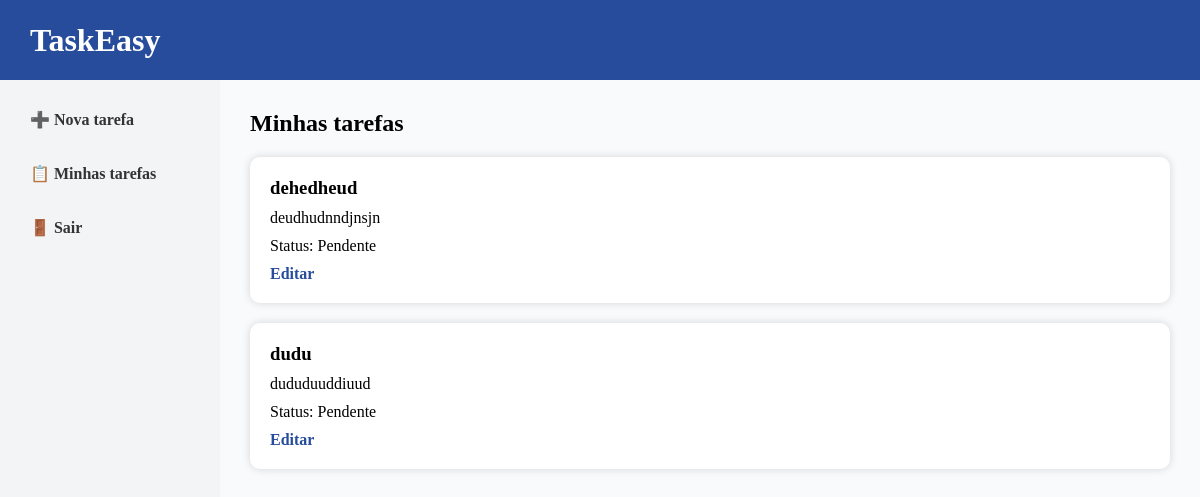
Before: /tasks/ (signed in) with the older database file.
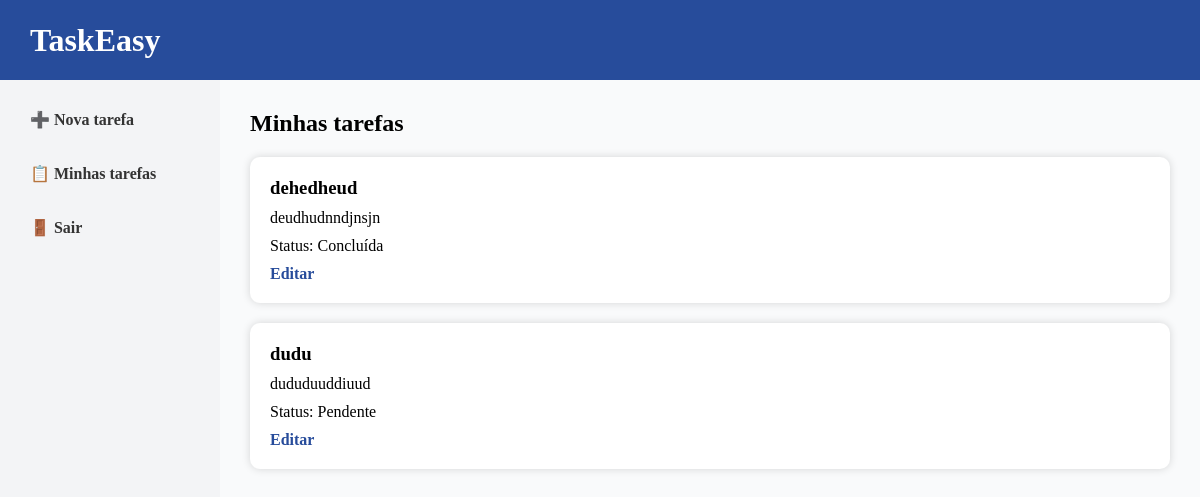
After: the same page with the newer database file.
### tasks/models.py (models this page shows, shortened)
class Task(models.Model):
    usuario = models.ForeignKey(User, on_delete = models.CASCADE)
    titulo = models.CharField(max_length = 100)
    descricao = models.TextField(blank = True)
    concluido = models.BooleanField(default = False)
    data_criacao = models.DateTimeField(auto_now_add = True)

### tasks/views.py (the view)
# urls.py: path('', views.task_list, name='task_list'),
def task_list(request):
    tarefas = Task.objects.filter(usuario=request.user)
    return render(request, 'tasks/task_list.html', {'tarefas': tarefas})

### tasks/templates/tasks/task_list.html (shortened to what this page needs)
{% load static %}
<!DOCTYPE html>
<html lang="pt-br">
<head>
    <link rel="stylesheet" href="{% static 'tasks/tasks.css' %}">
</head>
<body>
    <header>
        <h1>TaskEasy</h1>
    </header>
    <main>
        <aside>
            <a href="{% url 'task_create' %}">➕ Nova tarefa</a>
            <a href="{% url 'task_list' %}">📋 Minhas tarefas</a>
            <a href="{% url 'login' %}">🚪 Sair</a>
        </aside>
        <section>
            <h2>Minhas tarefas</h2>
            {% if tarefas %}
                {% for tarefa in tarefas %}
                <div class="card">
                    <h3>{{ tarefa.titulo }}</h3>
                    <p>{{ tarefa.descricao }}</p>
                    <p>Status:
                        {% if tarefa.concluido %}
                            Concluída
                        {% else %}
                            Pendente
                        {% endif %}
                    </p>
                    <a href="{% url 'task_edit'  tarefa.id %}">Editar</a>
                </div>
                {% endfor %}
            {% endif %}
        </section>
    </main>
</body>
</html>

### tasks/static/tasks/tasks.css (style rules this page uses)
* { margin:0; padding:0; box-sizing:border-box; }
body { background:#f9fafb; }
header { height:80px; background:#274c9b; color:white; display:flex; align-items:center; padding:0 30px; }
main { display:flex; min-height:calc(100vh - 80px); }
aside { width:220px; background:#F3F4F6; display:flex; flex-direction:column; padding:20px; gap:15px; }
aside a { text-decoration:none; color:#333; font-weight:bold; padding:10px; border-radius:8px; }
section { flex:1; padding:30px; }
section h2 { margin-bottom:20px; }
.card { background:white; padding:20px; border-radius:10px; margin-bottom:20px; box-shadow:0 0 8px rgba(0,0,0,.15); }
.card h3 { margin-bottom:10px; }
.card p { margin-bottom:10px; }
.card a { text-decoration:none; color:#274c9b; font-weight:bold; }

Changed rows visible on the page:
changed Task "dehedheud": concluido "Pendente" → "Concluída"
